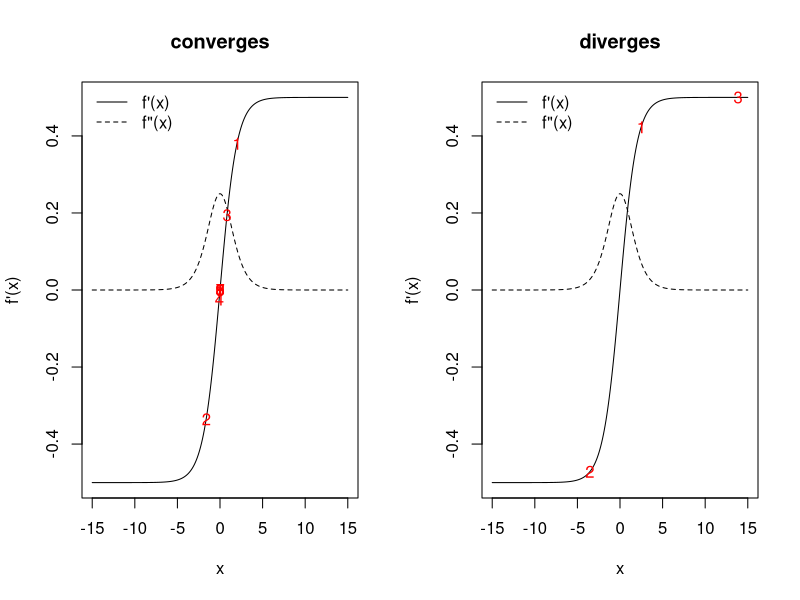
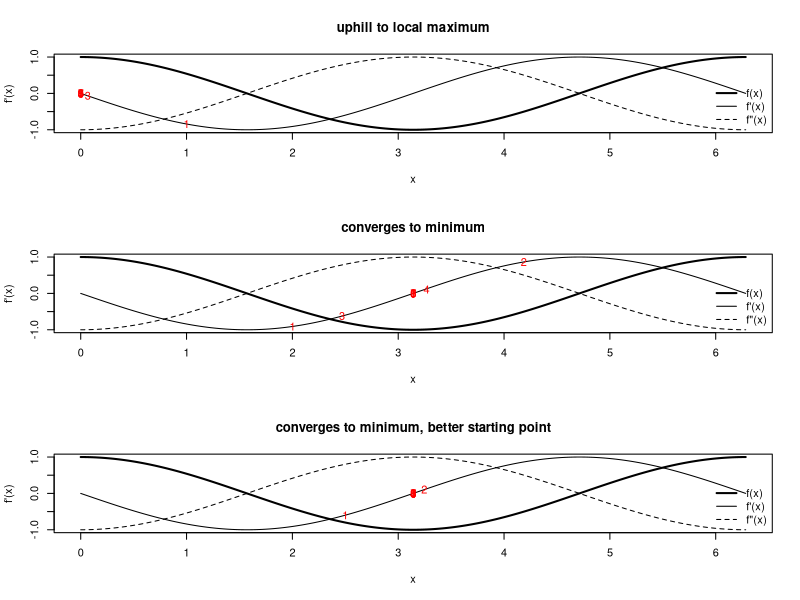
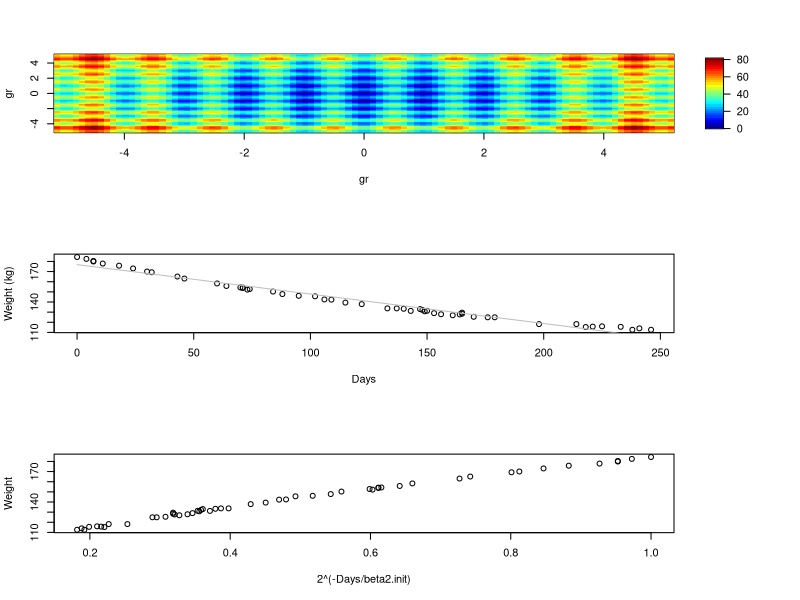
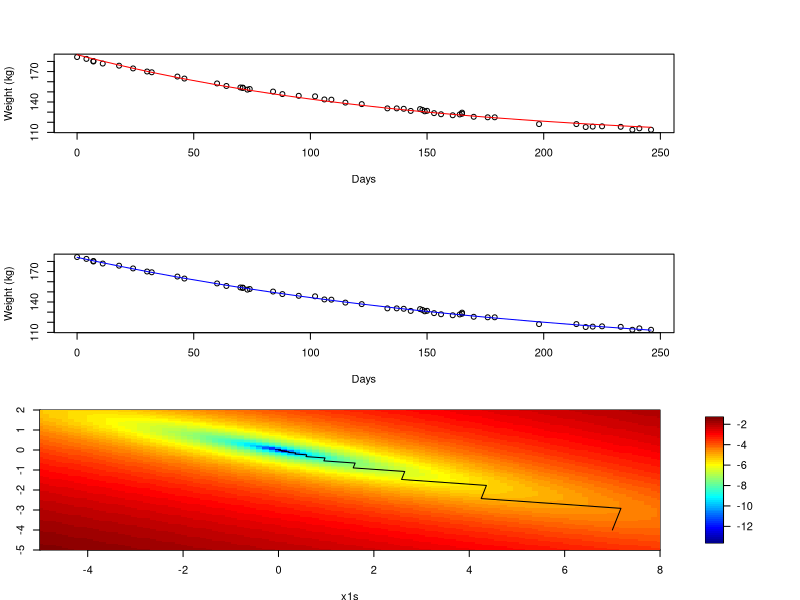
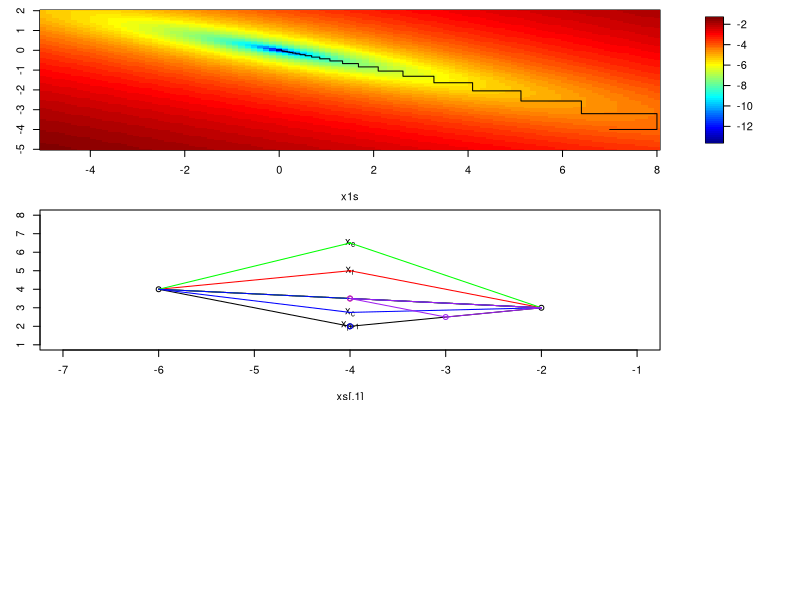
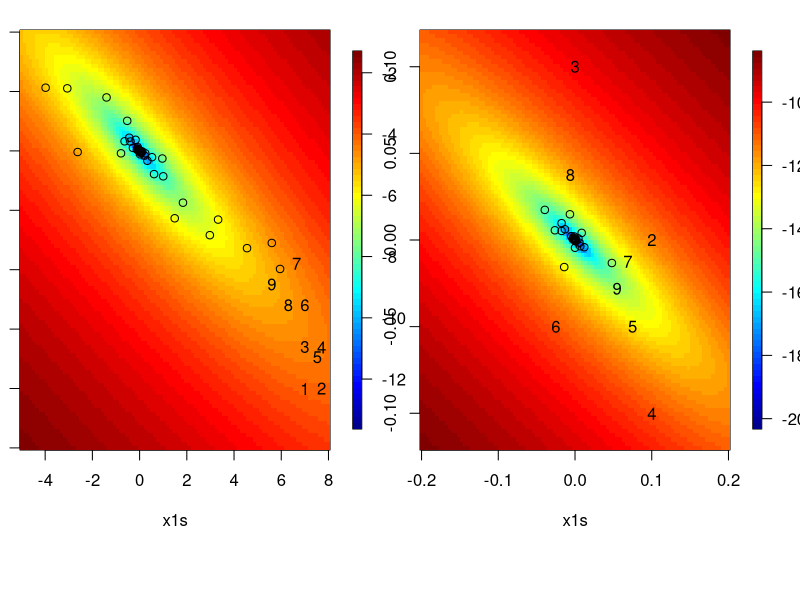
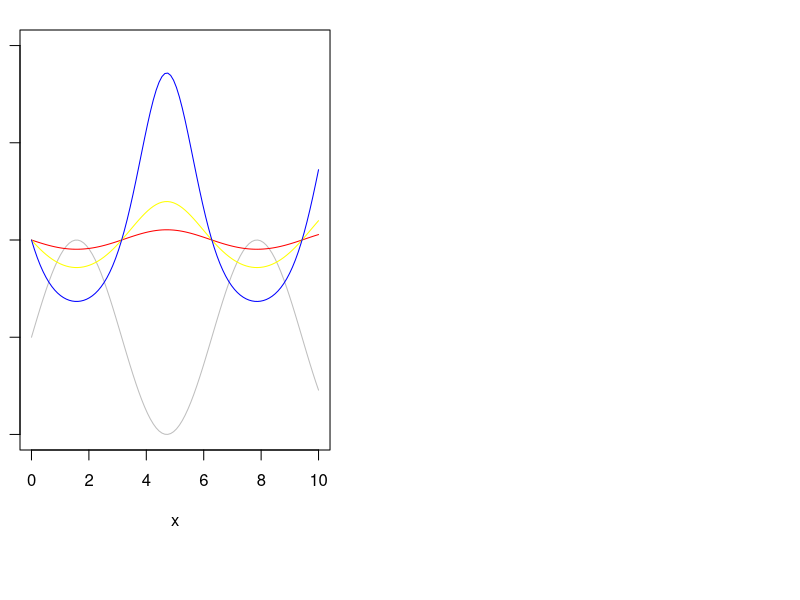
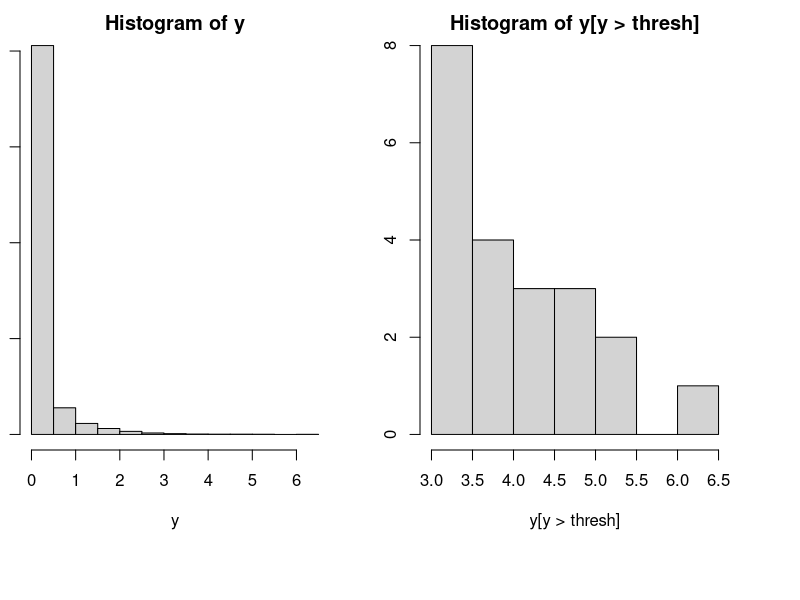

Write the R code that produced these figures, in order. (Note: this script raises an error after producing the figures.)
################################################################
### Demo code for Unit 11 of Stat243, "Optimization"
### Chris Paciorek, November 2017
################################################################

#######################################
# 3: Univariate function optimization
#######################################

### 3.3.3 How can Newton's method go wrong? 

## @knitr newton-diverge

par(mfrow = c(1,2))
fp <- function(x, theta = 1){
	exp(x*theta)/(1+exp(x*theta)) - .5
}
fpp <- function(x, theta = 1){
	exp(x*theta)/((1+exp(x*theta))^2)
}
xs <- seq(-15, 15, len = 300)

## good starting point
x0 <- 2
xvals <- c(x0,rep(NA,9))
for(t in 2:10){
	xvals[t]=xvals[t-1] - fp(xvals[t-1]) / fpp(xvals[t-1])
}
print(xvals)

plot(xs, fp(xs), type = 'l', xlab = 'x', ylab = "f'(x)", main ='converges')
lines(xs, fpp(xs), lty = 2)
legend('topleft', bty = 'n', lty = c(1,2), legend = c("f'(x)", 'f"(x)'))
points(xvals, fp(xvals), pch = as.character(1:length(xvals)), col = 'red')

## bad starting point
x0 <- 2.5
xvals <- c(x0,rep(NA,9))
for(t in 2:10){
	xvals[t]=xvals[t-1] - fp(xvals[t-1]) / fpp(xvals[t-1])
}
print(xvals)

plot(xs, fp(xs), type = 'l', xlab = 'x', ylab = "f'(x)", main = 'diverges')
lines(xs, fpp(xs), lty = 2)
legend('topleft', lty = c(1,2), legend = c("f'(x)", 'f"(x)'), bty = 'n')
points(xvals, fp(xvals), pch = as.character(1:length(xvals)), col = 'red')
## whoops

## @knitr newton-uphill

## example of mistakenly climbing uphill

par(mfrow = c(3,1))

# original fxn
f <- function(x) cos(x)
# gradient
fp <- function(x) -sin(x)
# second derivative
fpp <- function(x) -cos(x)
xs <- seq(0, 2*pi, len = 300)

x0 <- 1 # starting point
fp(x0) # negative
fpp(x0) # negative
x1 <- x0 - fp(x0)/fpp(x0) # whoops, we've gone uphill 
## because of the negative second derivative
xvals <- c(x0,rep(NA,9))
for(t in 2:10){
	xvals[t]=xvals[t-1]-fp(xvals[t-1])/fpp(xvals[t-1])
}
xvals

plot(xs, f(xs), type = 'l', xlab = 'x', ylab = "f'(x)", lwd = 2,
     main = 'uphill to local maximum',)
lines(xs, fp(xs))
lines(xs, fpp(xs), lty = 2)
legend('bottomright', lty = c(1,1,2), lwd = c(2, 1, 1),
       legend = c("f(x)", "f'(x)", 'f"(x)'), bty = 'n')
points(xvals, fp(xvals), pch = as.character(1:length(xvals)), col = 'red')
## and we've found a maximum rather than a minimum...

## in contrast, with better starting points we can find the minimum

x0 <- 2 # ok starting point
fp(x0) 
fpp(x0) 
x1 <- x0 - fp(x0)/fpp(x0) 
xvals <- c(x0,rep(NA,9))
for(t in 2:10){
	xvals[t]=xvals[t-1]-fp(xvals[t-1])/fpp(xvals[t-1])
}
xvals

# oscillates and comes close to diverging but converges
plot(xs, f(xs), type = 'l', xlab = 'x', ylab = "f'(x)", lwd = 2,
     main = 'converges to minimum')
lines(xs, fp(xs))
lines(xs, fpp(xs), lty = 2)
legend('bottomright', lty = c(1,1,2), lwd = c(2, 1, 1),
       legend = c("f(x)", "f'(x)", 'f"(x)'), bty = 'n')
points(xvals, fp(xvals), pch = as.character(1:length(xvals)), col = 'red')


x0 <- 2.5 # good starting point
fp(x0) 
fpp(x0) 
x1 <- x0 - fp(x0)/fpp(x0) 
xvals <- c(x0,rep(NA,9))
for(t in 2:10){
	xvals[t]=xvals[t-1]-fp(xvals[t-1])/fpp(xvals[t-1])
}
xvals

## converges quickly
plot(xs, f(xs), type = 'l', xlab = 'x', ylab = "f'(x)", lwd = 2,
     main = 'converges to minimum, better starting point')
lines(xs, fp(xs))
lines(xs, fpp(xs), lty = 2)
legend('bottomright', lty = c(1,1,2), lwd = c(2, 1, 1),
       legend = c("f(x)", "f'(x)", 'f"(x)'), bty = 'n')
points(xvals, fp(xvals), pch = as.character(1:length(xvals)), col = 'red')


## @knitr dummy

#######################################
# 4: Convergence ideas
#######################################

### 4.2 Starting values

## @knitr rastrigin

rastrigin <- function(x) {
	A <- 10
	n <- length(x)
	return(A*n + sum(x^2 - A * cos(2*pi*x)))
}
const <- 5.12
nGrid <- 100
gr <- seq(-const, const, len = nGrid)
xs <- expand.grid(x1 = gr, x2 = gr)
y <- apply(xs, 1, rastrigin)
require(fields)
image.plot(gr, gr, matrix(y, nGrid, nGrid), col=tim.colors(32))

## @knitr dummy

### 4.3 Convergence rates

## @knitr convergence

options(digits = 10)
f <- function(x) cos(x)
fp <- function(x) -sin(x)
fpp <- function(x) -cos(x)
xstar <- pi # known minimum

## N-R
x0 <- 2
xvals <- c(x0,rep(NA,9))
for(t in 2:10){
	xvals[t] <- xvals[t-1] - fp(xvals[t-1]) / fpp(xvals[t-1])
}
print(xvals)

## bisection
bisecStep <- function(interval, fp){
	xt <- mean(interval)
	if(fp(interval[1]) * fp(xt) <= 0) interval[2] <- xt else interval[1] <- xt
	return(interval)
}
nIt <- 30
a0 <- 2; b0 <- (3*pi/2) - (xstar - a0) 
## have b0 be as far from min as a0 for fair comparison with N-R
interval <- matrix(NA, nr = nIt, nc = 2)
interval[1, ] <- c(a0, b0)
for(t in 2:nIt){
	interval[t, ] <- bisecStep(interval[t-1, ], fp)
}
rowMeans(interval)

## @knitr dummy

########################################
### 5: Multivariate optimization
########################################

### 5.2 Newton-Raphson (Newton's method)

library(MASS)
head(wtloss)
attach(wtloss)

plot(Days, Weight, ylab = "Weight (kg)")

### Linear fit - not a good model
wtloss.lm <- lm(Weight ~ Days, data = wtloss)
coef(wtloss.lm) # estimates of the intercept and slope
lines(Days, fitted(wtloss.lm), col = "grey")

## we need some starting values
## guess that beta2 approx 100 since the midpoint of Days is near 100

beta2.init = 100
plot(2^(-Days/beta2.init), Weight)
tmpMod = lm(Weight ~ I(2^(-Days/beta2.init)))
beta0.init = tmpMod$coef[1]
beta1.init = tmpMod$coef[2]

plot(Days, Weight, ylab = "Weight (kg)")
lines(Days, beta0.init + beta1.init * 2^(-Days/beta2.init), col = 'red')
## not bad; let's go with that

expr = quote((Weight - (beta0 + beta1 * 2^(-Days/beta2)))^2) # objective is sum of this quantity over the observations
## let R do the differentiation of the basic expression for us (since human error in taking derivatives is very common)
## R won't deal with the summation, so we'll have to do that ourselves
deriv(expr, c("beta0", "beta1", "beta2"), function.arg = TRUE)
deriv3(expr, c("beta0", "beta1", "beta2"), function.arg = TRUE) # same as deriv()  with Hessian = TRUE

f =function(betas){
  sum((Weight - (betas[1] + betas[2] * 2^(-Days/betas[3])))^2)
}

## use the basic code based on deriv() and deriv3() 
fp = function(betas){
  ## a bit sloppy as I use Days and Weight as global vars here
  beta0 = betas[1]
  beta1 = betas[2]
  beta2 = betas[3]
  .expr3 <- 2^(-Days/beta2)
  .expr6 <- Weight - (beta0 + beta1 * .expr3)
  grad = - c(sum(2*.expr6), sum(2*(.expr3*.expr6)),
             sum(2* (beta1 * (.expr3 * (log(2) * (Days/beta2^2))) * .expr6)))
  return(grad)
}

fpp = function(betas){
  ## a bit sloppy as I use Days and Weight as global vars here
  n = length(Days)
  beta0 = betas[1]
  beta1 = betas[2]
  beta2 = betas[3]
  .expr3 <- 2^(-Days/beta2)
  .expr6 <- Weight - (beta0 + beta1 * .expr3)
  .expr11 <- log(2)
  .expr12 <- beta2^2
  .expr14 <- .expr11 * (Days/.expr12)
  .expr15 <- .expr3 * .expr14
  .expr16 <- beta1 * .expr15
  
  hessian = matrix(0, 3, 3)
  hessian[1, 1] <- 2*n # don't forget to do summation (i.e., multiply by n)
  hessian[1, 2] <- sum(2 * .expr3)
  hessian[1, 3] <- sum( 2 *  .expr16)
  hessian[2, 2] <- sum( 2 * (.expr3 * .expr3))
  
  hessian[2, 3] <-  - sum(2 * 
                          (.expr15 * .expr6 - .expr3 * .expr16))
  
  hessian[3, 3] <- - sum(2 * (beta1 * (.expr15 * 
                                       .expr14 - .expr3 * (.expr11 * (Days * (2 * beta2)/.expr12^2))) * 
                              .expr6 - .expr16 * .expr16))
  hessian[lower.tri(hessian)] = t(hessian[upper.tri(hessian)])
  return(hessian) 
}



nIt = 20
xvals = matrix(NA, nr = nIt, nc = 3)
xvals[1, ] = c(beta0.init, beta1.init, beta2.init)


for(t in 2:nIt){
  xvals[t, ] = xvals[t-1, ] - solve(fpp(xvals[t-1, ]), fp(xvals[t-1, ]))
  if(FALSE){ # in case not numerically p.d., use pseudoinverse
    e = eigen(fpp(xvals[t-1, ])) 
    e$val = 1/e$val
    e$val[e$val < 0] = 0 # pseudo-inverse
    xvals[t, ] = xvals[t-1, ] - e$vec%*%((t(e$vec)*e$val)%*%fp(xvals[t-1, ]))
  }
}

## let's check against R's built-in nonlinear least squares function
beta.start = xvals[1, ]
names(beta.start) = c("beta0", "beta1", "beta2")
wtloss.fm <- nls(Weight ~ beta0 + beta1*2^(-Days/beta2), 
                 data = wtloss, start = beta.start, trace = TRUE)
nlsEst = coef(wtloss.fm)

f(xvals[20, ])
f(nlsEst)

plot(Days, Weight, ylab = "Weight (kg)")
lines(Days, fitted(wtloss.fm), col = "blue")

### 5.3 Fisher scoring

## data are only involved in .expr6 and all Hessian terms involving .expr6 are linear in it, so replace with its expectation, which is simply 0

fppFS = function(betas){
  ## a bit sloppy as I use Days and Weight as global vars here
  n = length(Days)
  beta0 = betas[1]
  beta1 = betas[2]
  beta2 = betas[3]
    .expr3 <- 2^(-Days/beta2)
    .expr6 <- 0 # Weight - (beta0 + beta1 * .expr3)
    .expr11 <- log(2)
    .expr12 <- beta2^2
    .expr14 <- .expr11 * (Days/.expr12)
    .expr15 <- .expr3 * .expr14
    .expr16 <- beta1 * .expr15
 
  hessian = matrix(0, 3, 3)
  hessian[1, 1] <- 2*n # don't forget to do summation (i.e., multiply by n)
    hessian[1, 2] <- sum(2 * .expr3)
    hessian[1, 3] <- sum( 2 *  .expr16)
    hessian[2, 2] <- sum( 2 * (.expr3 * .expr3))
  
    hessian[2, 3] <-  - sum(2 * 
        (.expr15 * .expr6 - .expr3 * .expr16))

    hessian[3, 3] <- - sum(2 * (beta1 * (.expr15 * 
        .expr14 - .expr3 * (.expr11 * (Days * (2 * beta2)/.expr12^2))) * 
        .expr6 - .expr16 * .expr16))
  hessian[lower.tri(hessian)] = t(hessian[upper.tri(hessian)])
  return(hessian) 
}


nIt = 20
xvals = matrix(NA, nr = nIt, nc = 3)
xvals[1, ] = c(beta0.init, beta1.init, beta2.init)

fpp(xvals[1, ])
fppFS(xvals[1, ])
## pretty similar - some terms in the observed FI didn't involve the data, so don't change anyway

for(t in 2:nIt){
  xvals[t, ] = xvals[t-1, ] - solve(fppFS(xvals[t-1, ]), fp(xvals[t-1, ]))
}

## FS seems to give slightly faster convergence here


### 5.5.1 Descent methods and Newton-like methods

## steepest descent

## @knitr steepest

par(mai = c(.5,.4,.1,.4))
f <- function(x){
	x[1]^2/1000 + 4*x[1]*x[2]/1000 + 5*x[2]^2/1000
}
fp <- function(x){
	c(2 * x[1]/1000 + 4 * x[2]/1000,
	4 * x[1]/1000 + 10 * x[2]/1000)
}
lineSearch <- function(alpha, xCurrent, direction, FUN){
	newx <- xCurrent + alpha * direction
	FUN(newx)
}
nIt <- 50
xvals <- matrix(NA, nr = nIt, nc = 2)
xvals[1, ] <- c(7, -4)
for(t in 2:50){
	newalpha <- optimize(lineSearch, interval = c(-5000, 5000),
		xCurrent = xvals[t-1, ], direction = fp(xvals[t-1, ]),
		FUN = f)$minimum 
	xvals[t, ] <- xvals[t-1, ] + newalpha * fp(xvals[t-1, ])
}
x1s <- seq(-5, 8, len = 100); x2s = seq(-5, 2, len = 100)
fx <- apply(expand.grid(x1s, x2s), 1, f)
## plot f(x) surface on log scale
image.plot(x1s, x2s, matrix(log(fx), 100, 100), 
	xlim = c(-5, 8), ylim = c(-5,2)) 
lines(xvals) ## overlay optimization path
## kind of slow

## @knitr dummy

### 5.6 Gauss-Seidel

## @knitr Gauss-Seidel

f <- function(x){
	return(x[1]^2/1000 + 4*x[1]*x[2]/1000 + 5*x[2]^2/1000)
}
f1 <- function(x1, x2){ # f(x) as a function of x1
	return(x1^2/1000 + 4*x1*x2/1000 + 5*x2^2/1000)
}
f2 <- function(x2, x1){ # f(x) as a function of x2
	return(x1^2/1000 + 4*x1*x2/1000 + 5*x2^2/1000)
}
x1s <- seq(-5, 8, len = 100); x2s = seq(-5, 2, len = 100)
fx <- apply(expand.grid(x1s, x2s), 1, f)
image.plot(x1s, x2s, matrix(log(fx), 100, 100))
nIt <- 49
xvals <- matrix(NA, nr = nIt, nc = 2)
xvals[1, ] <- c(7, -4)
## 5, -10
for(t in seq(2, nIt, by = 2)){
	newx1 <- optimize(f1, x2 = xvals[t-1, 2], interval = c(-40, 40))$minimum
	xvals[t, ] <- c(newx1, xvals[t-1, 2])
	newx2 <- optimize(f2, x1 = newx1, interval = c(-40, 40))$minimum
	xvals[t+1, ] <- c(newx1, newx2)
}
lines(xvals)

## @knitr dummy

### 5.7 Nelder-Mead

## set up tuning factors
alpha = 1
gamma = 2
beta = .5
delta = .5

## auxiliary function to plot line segments
plotseg = function(ind1, ind2, col = 1){
  if(length(ind1) == 1){
    segments(xs[ind1, 1], xs[ind1 , 2], xs[ind2, 1], xs[ind2, 2], col = col)
  } else{
    segments(ind1[1], ind1[2], xs[ind2, 1], xs[ind2, 2], col = col)    
  }
}
  
## initial polytope
xs = matrix(c(-2,3,-6,4,-4,2),nc=2,byrow=T)

plot(xs,xlim=c(-7,-1),ylim=c(1,8))
plotseg(2, 3)
plotseg(1, 3)
plotseg(1, 2)

xbar = (xs[1,]+xs[2,])/2

text(xs[3,1], xs[3,2], expression(x[p+1]))

points(xbar[1],xbar[2], col = 'red')

### reflection

xr = (1+alpha)*xbar - alpha*xs[3,]
points(xr[1],xr[2],col = 'red', pch = 16, cex = .4)
text(xr[1],xr[2], expression(x[r]))

plotseg(xr, 1, col = 'red')
plotseg(xr, 2, col = 'red')
plotseg(1, 2, col = 'red')
## red triangle is now our proposed new polytope

### consider expansion if xr is better than all the other points

xe = gamma*xr + (1-gamma)*xbar
points(xe[1], xe[2], col = 'green', pch = 16, cex = .4)
text(xe[1],xe[2], expression(x[e]))
## if xe is better than xr, use xe, o.w. use xr

plotseg(xe, 1, col = 'green')
plotseg(xe, 2, col = 'green')
plotseg(1, 2, col = 'green')

### consider contraction if xr is worse than all the other points

points(xs[3,1], xs[3, 2], col = 'blue')

## set xh to be the best of these two points
xh = xs[3, ] # suppose the original point is better than the reflection
xc = beta*xh + (1-beta)*xbar
points(xc[1], xc[2], col = 'blue', pch = 16, cex = .4)
text(xc[1],xc[2], expression(x[c]))
## if xc is better than xh, then contract

plotseg(xc, 1, col = 'blue')
plotseg(xc, 2, col = 'blue')
plotseg(1, 2, col = 'blue')

## if not, shrink simplex toward the best point (xs[1, ])

### shrinkage

xs[2, ] = delta*xs[2, ] + (1-delta)*xs[1, ]
xs[3, ] = delta*xs[3, ] + (1-delta)*xs[1, ]

points(xs[2, 1], xs[2, 2], col = 'purple')
points(xs[3, 1], xs[3, 2], col = 'purple')

plotseg(1, 2, 'purple')
plotseg(1, 3, 'purple')
plotseg(2, 3, 'purple')

### Nelder-Mead on our quadratic toy example

## @knitr nelder-example

f <- function(x, plot = TRUE){
    if(plot && cnt < 10) {
        points(x[1], x[2], pch = as.character(cnt))
        if(cnt < 10) cnt <<- cnt + 1 else cnt <<- 1
    } else if(plot) points(x[1], x[2])
    # if(plot) print(c(x,x[1]^2/1000 + 4*x[1]*x[2]/1000 + 5*x[2]^2/1000))
    return(x[1]^2/1000 + 4*x[1]*x[2]/1000 + 5*x[2]^2/1000)
}

library(fields)
par(mfrow = c(1,2))

x1s <- seq(-5, 8, len = 100); x2s = seq(-5, 2, len = 100)
fx <- apply(expand.grid(x1s, x2s), 1, f, FALSE)
cnt <- 1
image.plot(x1s, x2s, matrix(log(fx), 100, 100))
init <- c(7, -4)
optim(init, f, method = "Nelder-Mead")

x1s <- seq(-.2, .2, len = 100); x2s = seq(-.12, .12, len = 100)
fx <- apply(expand.grid(x1s, x2s), 1, f, FALSE)
cnt <- 1
image.plot(x1s, x2s, matrix(log(fx), 100, 100))
init <- c(-0, 0)
optim(init, f, method = "Nelder-Mead")

## @knitr dummy

### 5.8 Simulated annealing

x= seq(0,10,len=100)
f=function(x)  sin(x)

plot(x, f(x), type='l', ylim = c(-1, 3), col = 'grey')
tau = 10
## plot the modified function
lines(x, exp(-f(x)/tau), col = 'red')   # try tau = 3, 1, .3, etc.
## effect of cooling...
tau =3
# plot the modified function
lines(x, exp(-f(x)/tau), col='yellow')   # try tau = 3, 1, .3, etc.
tau =1
## plot the modified function
lines(x, exp(-f(x)/tau), col = 'blue')   # try tau = 3, 1, .3, etc.

##############################
# 6: Optimization in R
##############################

### 6.1 Core optimization functions

## using optim()

yHundredths = scan('../data/precipData.txt')  # precip in hundredths of inches
yHundredths = yHundredths[!is.na(yHundredths)]
y = yHundredths/100  # precip now in inches

par(mfrow = c(1, 2))
hist(y)
thresh = 3
hist(y[y > thresh])

npy=31+28+31 # number of days in winter season
cutoff = (1/25.4) # wet days defined as those with > 1 mm (1/25.4 inches) of precip
thresh = as.numeric(quantile(y[y > cutoff],.98,na.rm=T)) # 98%ile of wet days


pp.lik <- function(par, y, thresh, npy) {
  mu <- par[1]
  sc <- par[2]
  xi <- par[3]
  uInd = y > thresh
  if(sc <= 0) 
    return(10^6);
  if ((1 + ((xi * (thresh - mu))/sc)) < 0) {
    l <- 10^6; 
  }
  else {
    y <- (y - mu)/sc
    y <- 1 + xi * y
    if (min(y^uInd) <= 0){   
      l <- 10^6;
    } else{
      ytmp = y
      ytmp[!uInd]=1  # 'zeroes' out those below the threshold after applying the log in next line
      l <- sum(uInd * log(sc)) + sum(uInd * log(ytmp) * 
                                     (1/xi + 1)) + length(y)/npy * mean((1 + (xi * (thresh - mu))/sc)^(-1/xi))
    }
  }
  l
}

## optim() usage
## out <- optim(init, pp.lik, hessian = TRUE, method = "BFGS", control = list(maxit = maxit, trace = TRUE))

yExc = y[y > thresh]
in2 <- sqrt(6 * var(yExc))/pi  # have initial values depend only on those above the threshold
in1 <- mean(yExc) - 0.57722 * in2
init0 = c(in1, in2, 0.1)

## fit with Nelder-Mead (default) and BFGS
fit1 <- optim(init0, pp.lik, y = y, thresh = thresh, npy = npy, control = list(trace = TRUE)) # 118 fxn evals
fit2 <- optim(init0, pp.lik, y = y, thresh = thresh, npy = npy, method = 'BFGS', control = list(trace = TRUE)) # ~ 10 its
print(fit1)
print(fit2)

mle <- fit2$par

system.time(optim(init0, pp.lik, y = y, thresh = thresh, npy = npy))
system.time(optim(init0, pp.lik, y = y, thresh = thresh, npy = npy, method = 'BFGS'))

## different starting value 
init1 = c(mean(y[y > thresh]), sd(y[y > thresh]), -0.1)
optim(init1, pp.lik, y = y, thresh = thresh, npy = npy, control = list(trace = TRUE)) 
optim(init1, pp.lik, y = y, thresh = thresh, npy = npy, method = 'BFGS', control = list(trace = TRUE)) 

## bad starting value for BFGS
init2 = c(thresh, .01, .1)
out = optim(init2, pp.lik, y = y, thresh = thresh, npy = npy, control = list(trace = TRUE), hessian = TRUE)
solve(out$hessian)
out2 = optim(init2, pp.lik, y = y, thresh = thresh, npy = npy, method = 'BFGS', control = list(trace = TRUE), hessian = TRUE)
solve(out2$hessian)


## suppose the data were on a different scale
yExc2 <- yExc * 1000
y2 <- y * 1000
thresh2 <- thresh * 1000


in2 <- sqrt(6 * var(yExc2))/pi  # have initial values depend only on those above the threshold
in1 <- mean(yExc2) - 0.57722 * in2
init3 = c(in1, in2, 0.1)

optim(init3, pp.lik, y = y2, thresh = thresh2, npy = npy, control = list(trace = TRUE)) ## note that the parameters have changed even beyond a scaling effect
optim(init3, pp.lik, y = y2, thresh = thresh2, npy = npy, method = 'BFGS', control = list(trace = TRUE)) # note lack of convergence after 100 its
optim(init3, pp.lik, y = y2, thresh = thresh2, npy = npy, method = 'BFGS', control = list(trace = TRUE, maxit = 1000)) # convergence, but to values not concordant with those from fitting the original y data

## when we have y2 = y*1000, the location and scale parameters are on very different scales than the shape parameter
## can we use parscale to deal with the problems when the data are on a different scale?
optim(init3, pp.lik, y = y2, thresh = thresh2, npy = npy, control = list(trace = TRUE, parscale = c(1000,1000,1))) 
optim(init3, pp.lik, y = y2, thresh = thresh2, npy = npy, method = 'BFGS', control = list(trace = TRUE, parscale = c(1000,1000,1))) 
## yes, that works! the parameter estimates are now equivalent to those from the standard fitting of the original data

## default step size for numerical derivative is only .001; perhaps we should try with higher accuracy
optim(init0, pp.lik, y = y, thresh = thresh, npy = npy, method = 'BFGS', control = list(trace = TRUE, ndeps = rep(1e-6, 3)))
## note that we needed only 33 function evaluations instead of the original 43, presumably because of higher accuracy in the derivative

#### let's do some plotting of the objective fxn as a sanity check

## 3-d grid of location, scale, shape
locVals = seq(0, 5, len = 30)
scaleVals = seq(.1, 3, len = 30)
shapeVals = seq(-.3, .25, by = .05)
parGrid = expand.grid(loc = locVals, scale = scaleVals, shape = shapeVals)

obj=apply(parGrid, 1, pp.lik, y=y, thresh=thresh, npy=npy) # compute objective function for all parameter combos

tmp = cbind(parGrid,obj)

library(fields)

par(mfrow=c(3, 4), mai = c(.6,.5, .3, .1), mgp = c(1.8, .7, 0))
for( i in 1:length(shapeVals)){
  tmp2 = tmp[tmp$shape == shapeVals[i],] # slice of objective fxn for fixed shape parameter
  image.plot(locVals, scaleVals, matrix((tmp2$obj), length(locVals), length(scaleVals)), col = tim.colors(32), zlim = c(40,80), main = as.character(shapeVals[i]))
}
## note there a couple weird things about this log likelihood - (1) weird things happen when the shape parameter is very close to 0 and (2) for certain combinations the likelihood is not defined (it's set to 1e6) - this is why some of the colors go from aqua to white without showing red values - reparameterizing or optimizing with explicit constraints may be better approaches

## apart from that, it appears that optim() has probably found the minimum

##############################
# 9: Convex optimization
##############################

### 9.6 Interior point methods

## @knitr constrOptim

## based on the example in ?constrOptim
fr <- function(x) {   ## Rosenbrock Banana function
  x1 <- x[1]
  x2 <- x[2]
  100 * (x2 - x1 * x1)^2 + (1 - x1)^2
}
grr <- function(x) { ## Gradient of 'fr'
  x1 <- x[1]
  x2 <- x[2]
  c(-400 * x1 * (x2 - x1 * x1) - 2 * (1 - x1),
    200 *      (x2 - x1 * x1))
}

m <- 100
x1s <- x2s <- seq(-5, 5, len = m)
xs <- expand.grid(x1s, x2s)

f <- apply(xs, 1, fr)

image.plot(x1s, x2s, matrix(log(f), m))

ui = rbind(c(-1,0), c(1,-1))
ci = c(-0.9, -0.1)
## x1 <= 0.9
## x2 <= x1 + 0.1
## this is Region "I" in the figure

abline(v = 0.9)
abline(.1, 1)

out <- constrOptim(c(.5,0), fr, grr, ui = ui, ci = ci)
out$par
points(out$par[1], out$par[2])
text(-1,-2, "I", cex = 2)

## what about constraining to a different region? ("Region II")

ui = rbind(c(-1,0), c(-1, 1))
ci = c(-0.9,0.1)
## x1 <= 0.9
## x2 >= x1 + 0.1

out <- constrOptim(c(.5,0), fr, grr, ui = ui, ci = ci)
## whoops, not feasible!
out <- constrOptim(c(-3, 2), fr, grr, ui = ui, ci = ci)
points(out$par[1], out$par[2], pch = 2)
text(-3,0, "II", cex = 2)

## how about optimizing along a line (equality constraint)?
## x1 - x2 = 0.1 is the same as
## x1 - x2 <= 0.1
## x1 - x2 >= 0.1
ui = rbind(c(-1, 1), c(1, -1))
ci = c(-0.1, 0.1)

out <- constrOptim(c(3.1, 3.0), fr, grr, ui = ui, ci = ci)
## hmmm, numerical issues?

## ok, how about making a long narrow region around the line?
## this takes a while...
ui = rbind(c(1,-1), c(-1,1))
ci = c(.099,-.101)
## hmmm, out1 thinks it has converged ...
out1 <- constrOptim(c(3.1, 3.0), fr, grr, ui = ui, ci = ci)
out2 <- constrOptim(c(3.1, 3.0), fr, NULL, ui = ui, ci = ci)

image.plot(x1s, x2s, matrix(log(f), m))
abline(-0.1, 1)
points(out1$par[1], out1$par[2], pch = "1")
points(out2$par[1], out2$par[2], pch = "2")
